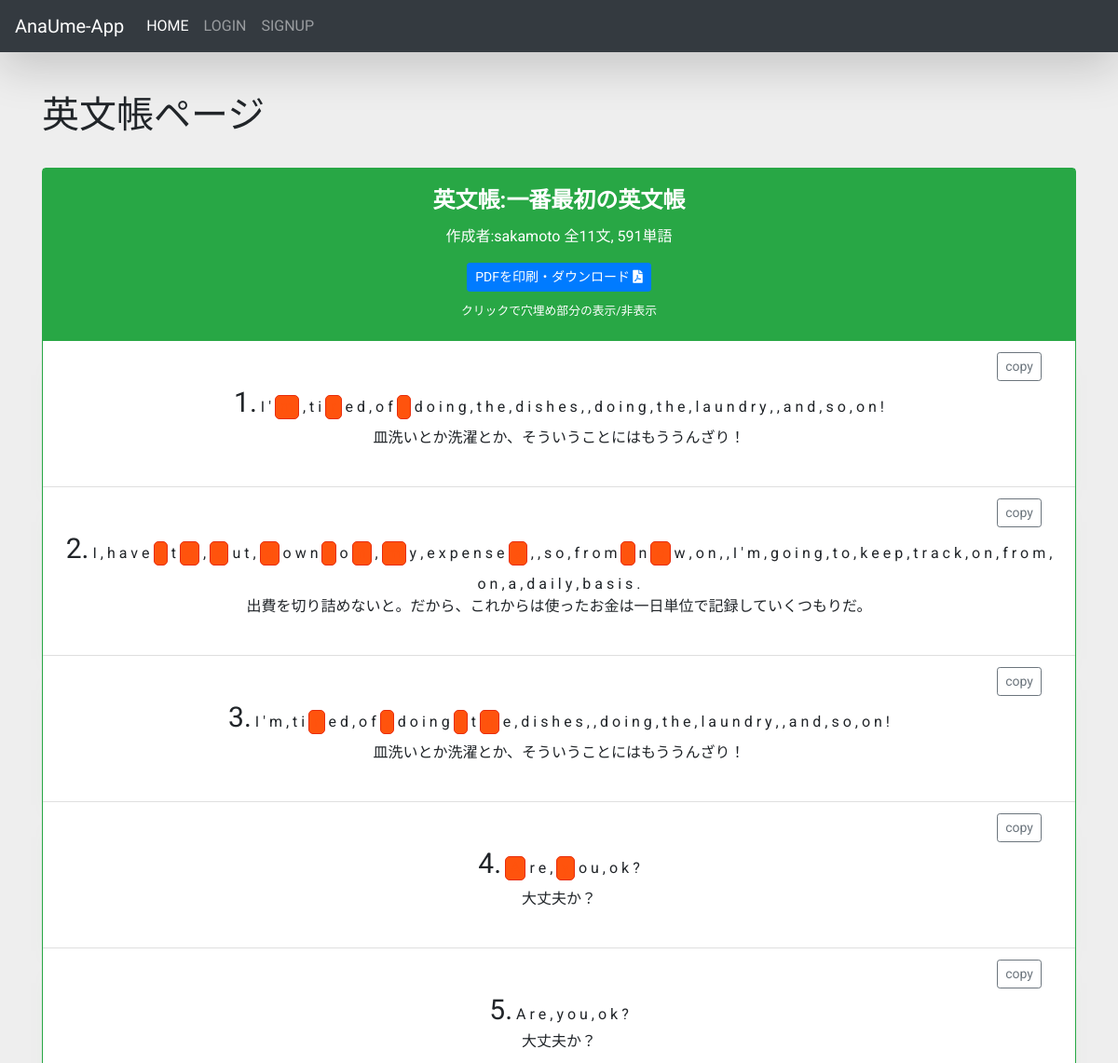
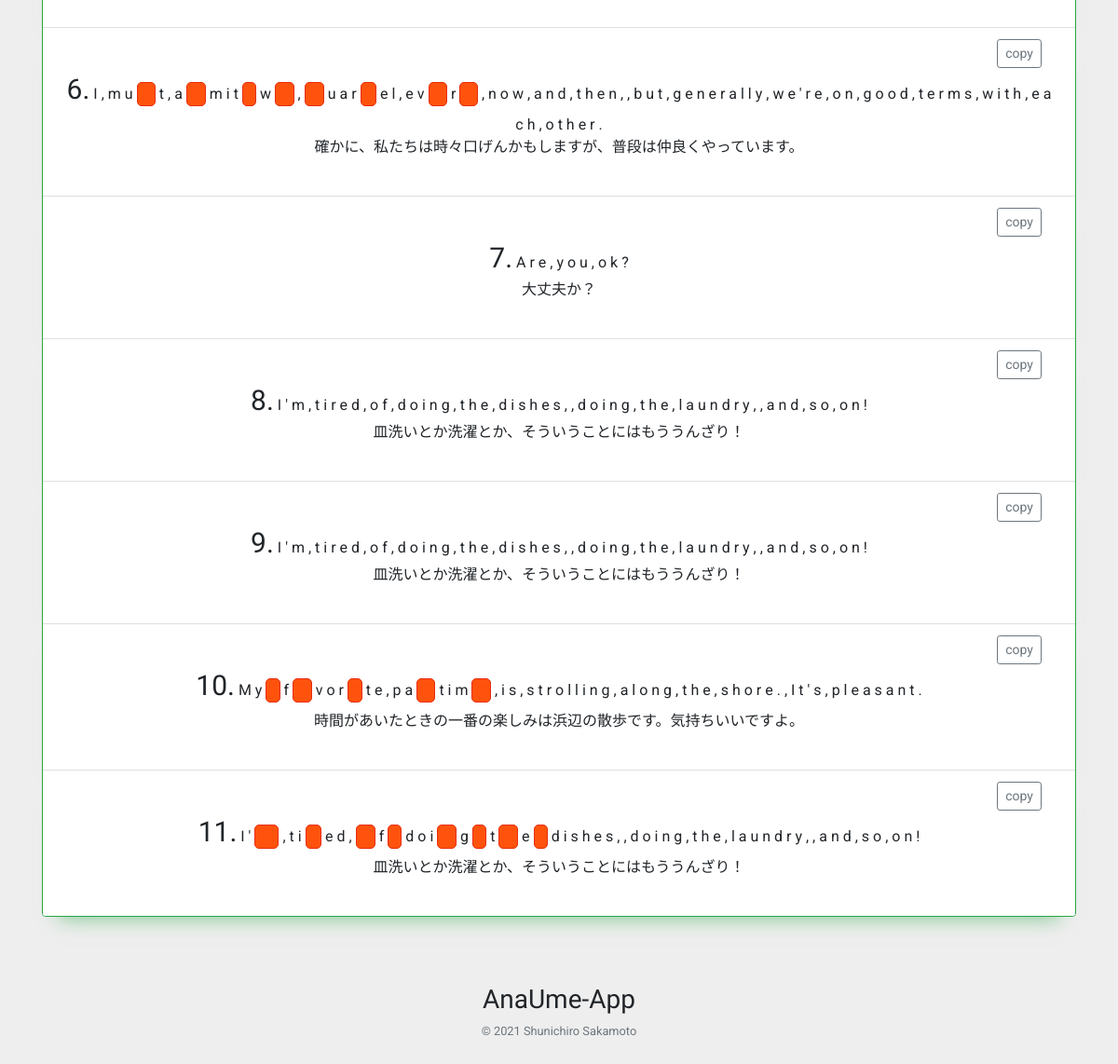
/note/50, run on the app's committed database (2 pictures, top to bottom).
### main/models.py (models this page shows)
class Note(models.Model):
    user = models.ForeignKey(User, on_delete=models.SET_NULL, null=True)
    title = models.CharField('題名', max_length=20)

class Text(models.Model):
    note = models.ForeignKey(Note, on_delete=models.CASCADE)
    sentence = models.CharField(max_length=800, default="")
    words = ListCharField(models.CharField(max_length=20), size=40, max_length=(21 * 40), default="")
    if_hide = ListCharField(models.CharField(max_length=1), size=40, max_length=(2 * 40), default="")
    translation = models.CharField(max_length=400)
    order = models.IntegerField(default=0)

### main/views.py (the view)
# urls.py: path('note/<int:note_id>', views.note, name='note'),
def note(request, note_id):
    if request.method == 'POST':
        if request.POST.get('name') == "add_text":
            form = TextForm(request.POST)
            index = request.POST.get('index')
            if form.is_valid:
                text = form.save(commit=False)
                words = text.sentence.replace('　', ' ').replace('/', '')
                text.words = words.replace(',', '/').split(' ')
                text.if_hide = ['N'] * len(text.words)
                text.note = get_object_or_404(Note, pk=note_id)
                if Text.objects.filter(note=text.note).exists():
                    if index == "first":
                        for t in Text.objects.filter(note=text.note):
                            t.order += 1
                            t.save()
                        text.order = 0
                    else:
                        text.order = Text.objects.filter(note=text.note).order_by('order').last().order + 1
                else:
                    text.order = 0
                text.save()
                data = {
                    'ajaxed_id': text.id,
                    'sentence': text.sentence,
                    'translation': text.translation,
                    'words': words.split(' '),
                }
                return JsonResponse(data)
        elif request.POST.get('name') == "add_check":
            hides = request.POST.getlist('checks[]')
            hides = ["Y" if h == "true" else "N" for h in hides]
            text = get_object_or_404(Text, id=request.POST.get('text_id'))
            text.if_hide = hides
            text.save()
            data = {
                "text_id": text.id,
                "hides": hides,
                "words": text.words,
                "translation": text.translation,
            }
            return JsonResponse(data)
        elif request.POST.get('name') == "name_form":
            title = request.POST.get("title")
            n = get_object_or_404(Note, id=note_id)
            n.title = title
            n.save()
            data = {
                "title": n.title
            }
            return JsonResponse(data)
    else:
        n = get_object_or_404(Note, pk=note_id)
        i = 0
        texts = Text.objects.filter(note=n).order_by('order', '-id')
        for text in texts:
            text.order = i
            text.save()
            i += 1
        if request.user.is_authenticated:
            if NoteLog.objects.filter(user=request.user, note=n).exists():
                NoteLog.objects.filter(user=request.user, note=n).delete()
                NoteLog.objects.create(note=n, user=request.user)
            else:
                NoteLog.objects.create(note=n, user=request.user)
            if_fav = Fav.objects.filter(note=n, user=request.user).exists()
        else:
            if_fav = None
        word_count = 0
        for text in texts:
            word_count += len(text.words)
        data = {
            'id': note_id,
            'note': n,
            'texts': texts,
            'form': TextForm,
            'word_count': word_count,
            'if_fav': if_fav
        }
        return render(request, 'main/note.html', data)

### main/templatetags/access_list.py (called while the page is built)
@register.simple_tag
def access_list(some_list: list, index: int):
    try:
        result = some_list[int(index)]
        return result
    except:
        return ""

### main/templatetags/to_comma.py (called while the page is built)
@register.filter
def to_comma(value):
    return value.replace("/", ",")

### templates/main/note.html (shortened to what this page needs)
{% extends "base.html" %}
{% load i18n static %}
{% load to_comma %}
{% load access_list %}
{% load django_bootstrap5 %}
{% block extra_css %}
    <link rel="stylesheet" href="{% static 'css/note.css' %}">{% endblock %}
{% block content %}
    <h1>英文帳ページ</h1>
    <div class="my-4 mx-auto w-100 text-center">
        <div class="card border-success">
            <div class="card-body bg-success text-white hiddenNoteID" id="{{ note.id }}">
                <h4 class="card-title font-weight-bold" id="title">英文帳:{{ note.title }}</h4>
                <p class="card-text">作成者:{{ note.user }} 全<span id="total_t">{{ texts|length }}</span>文, <span
                        id="total_w">{{ word_count }}</span>単語 </p>
                <a href="{% url 'main:PDFView' note_id=id %}" class="btn btn-sm btn-primary mb-2">PDFを印刷・ダウンロード <i
                        class="fas fa-file-pdf"></i></a>
                <br>
                <small>クリックで穴埋め部分の表示/非表示</small>
            </div>
            <ul class="list-group list-group-flush" id="note-list">
                {% for text in texts %}
                    <li class="list-group-item" value="{{ text.order }}" id="{{ text.id }}">
                        <div class="text-right position-relative">
                            <button class="btn btn-sm btn-outline-secondary mr-lg-3 copy-btn"
                                    data-clipboard-text="{{ text.sentence }} {{ text.translation }}"
                                    data-toggle="tooltip" title="全文をコピー">copy
                            </button>
                        </div>
                        <span class="user-select-none num" style="font-size: 30px">{{ text.order|add:"1" }}.</span>
                        {% for word in text.words %}
                            {% access_list text.if_hide forloop.counter0 as hide %}
                            {% if hide == 'Y' %}
                                <label class="toggle"
                                       for="t{{ text.id }}w{{ forloop.counter0 }}">{{ word|to_comma }}</label>
                            {% else %}
                                {{ word|to_comma }}
                            {% endif %}
                        {% endfor %}
                        <br>
                        {{ text.translation }}
                    </li>
                {% endfor %}
            </ul>
        </div>
    </div>
{% endblock %}

### static/css/base.css (style rules this page uses)
body { padding-top: 100px; background-color: #eeeeee; }
.toggle { user-select: text; color: #FF530D; background: white; cursor: pointer; padding-right: 5px; padding-left: 5px; border: 1px solid #E82C0C; border-radius: 5px; }
.check_box:checked + label { user-select: none; color: #FF530D; background: #FF530D; }

### static/css/note.css (style rules this page uses)
.list-group-item { padding-bottom: 40px; -webkit-box-shadow: 0 20px 20px -17px rgba(40, 167, 69, 0.53); -moz-box-shadow: 0 20px 20px -17px rgba(40, 167, 69, 0.53); box-shadow: 0 20px 20px -17px rgba(40, 167, 69, 0.53); }

### data on the page
Note: title "一番最初の英文帳", user "sakamoto"
Text: order|add "1", words "I" "'" "," "t" "i" "e" "d" "," "o" "f" "d" "o" "i" "n" "g" "," "t" "h" "e" "," "d" "i" "s" "h" "e" "s" "," "," "d" "o" "i" "n" "g" "," "t" "h" "e" "," "l" "a" "u" "n" "d" "r" "y" "," "," "a" "n" "d" "," "s" "o" "," "o" "n" "!", translation "皿洗いとか洗濯とか、そういうことにはもううんざり！"
Text: order|add "2", words "I" "," "h" "a" "v" "e" "t" "," "u" "t" "," "o" "w" "n" "o" "," "y" "," "e" "x" "p" "e" "n" "s" "e" "," "," "s" "o" "," "f" "r" "o" "m" "n" "w" "," "o" "n" "," "," "I" "'" "m" "," "g" "o" "i" "n" "g" "," "t" "o" "," "k" "e" "e" "p" "," "t" "r" "a" "c" "k" "," "o" "n" "," "f" "r" "o" "m" "," "o" "n" "," "a" "," "d" "a" "i" "l" "y" "," "b" "a" "s" "i" "s" ".", translation "出費を切り詰めないと。だから、これからは使ったお金は一日単位で記録していくつもりだ。"
Text: order|add "3", words "I" "'" "m" "," "t" "i" "e" "d" "," "o" "f" "d" "o" "i" "n" "g" "t" "e" "," "d" "i" "s" "h" "e" "s" "," "," "d" "o" "i" "n" "g" "," "t" "h" "e" "," "l" "a" "u" "n" "d" "r" "y" "," "," "a" "n" "d" "," "s" "o" "," "o" "n" "!", translation "皿洗いとか洗濯とか、そういうことにはもううんざり！"
Text: order|add "4", words "r" "e" "," "o" "u" "," "o" "k" "?", translation "大丈夫か？"
Text: order|add "5", words "A" "r" "e" "," "y" "o" "u" "," "o" "k" "?", translation "大丈夫か？"
Text: order|add "6", words "I" "," "m" "u" "t" "," "a" "m" "i" "t" "w" "," "u" "a" "r" "e" "l" "," "e" "v" "r" "," "n" "o" "w" "," "a" "n" "d" "," "t" "h" "e" "n" "," "," "b" "u" "t" "," "g" "e" "n" "e" "r" "a" "l" "l" "y" "," "w" "e" "'" "r" "e" "," "o" "n" "," "g" "o" "o" "d" "," "t" "e" "r" "m" "s" "," "w" "i" "t" "h" "," "e" "a" "c" "h" "," "o" "t" "h" "e" "r" ".", translation "確かに、私たちは時々口げんかもしますが、普段は仲良くやっています。"
Text: order|add "7", words "A" "r" "e" "," "y" "o" "u" "," "o" "k" "?", translation "大丈夫か？"
Text: order|add "8", words "I" "'" "m" "," "t" "i" "r" "e" "d" "," "o" "f" "," "d" "o" "i" "n" "g" "," "t" "h" "e" "," "d" "i" "s" "h" "e" "s" "," "," "d" "o" "i" "n" "g" "," "t" "h" "e" "," "l" "a" "u" "n" "d" "r" "y" "," "," "a" "n" "d" "," "s" "o" "," "o" "n" "!", translation "皿洗いとか洗濯とか、そういうことにはもううんざり！"
Text: order|add "9", words "I" "'" "m" "," "t" "i" "r" "e" "d" "," "o" "f" "," "d" "o" "i" "n" "g" "," "t" "h" "e" "," "d" "i" "s" "h" "e" "s" "," "," "d" "o" "i" "n" "g" "," "t" "h" "e" "," "l" "a" "u" "n" "d" "r" "y" "," "," "a" "n" "d" "," "s" "o" "," "o" "n" "!", translation "皿洗いとか洗濯とか、そういうことにはもううんざり！"
Text: order|add "10", words "M" "y" "f" "v" "o" "r" "t" "e" "," "p" "a" "t" "i" "m" "," "i" "s" "," "s" "t" "r" "o" "l" "l" "i" "n" "g" "," "a" "l" "o" "n" "g" "," "t" "h" "e" "," "s" "h" "o" "r" "e" "." "," "I" "t" "'" "s" "," "p" "l" "e" "a" "s" "a" "n" "t" ".", translation "時間があいたときの一番の楽しみは浜辺の散歩です。気持ちいいですよ。"
Text: order|add "11", words "I" "'" "," "t" "i" "e" "d" "," "f" "d" "o" "i" "g" "t" "e" "d" "i" "s" "h" "e" "s" "," "," "d" "o" "i" "n" "g" "," "t" "h" "e" "," "l" "a" "u" "n" "d" "r" "y" "," "," "a" "n" "d" "," "s" "o" "," "o" "n" "!", translation "皿洗いとか洗濯とか、そういうことにはもううんざり！"

### other printed values
{{ texts|length }} "11"
{{ word_count }} "591"
